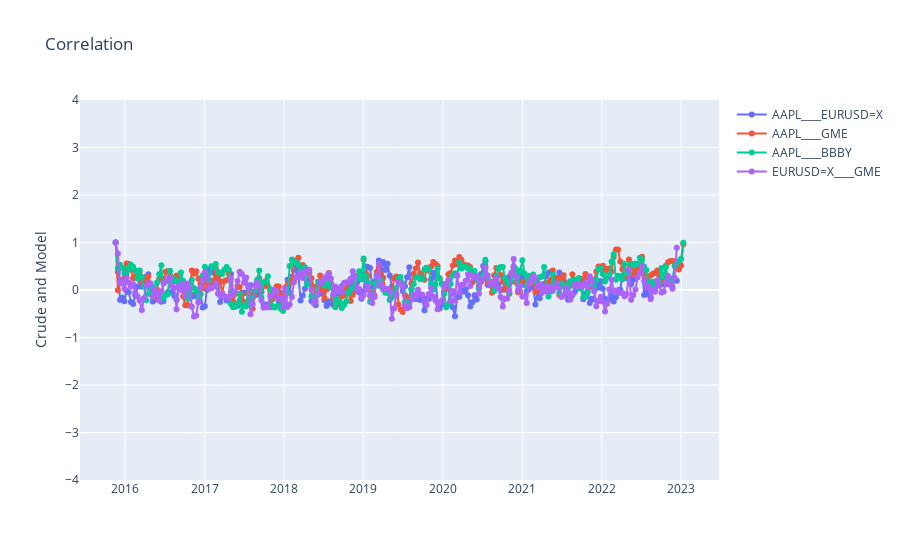
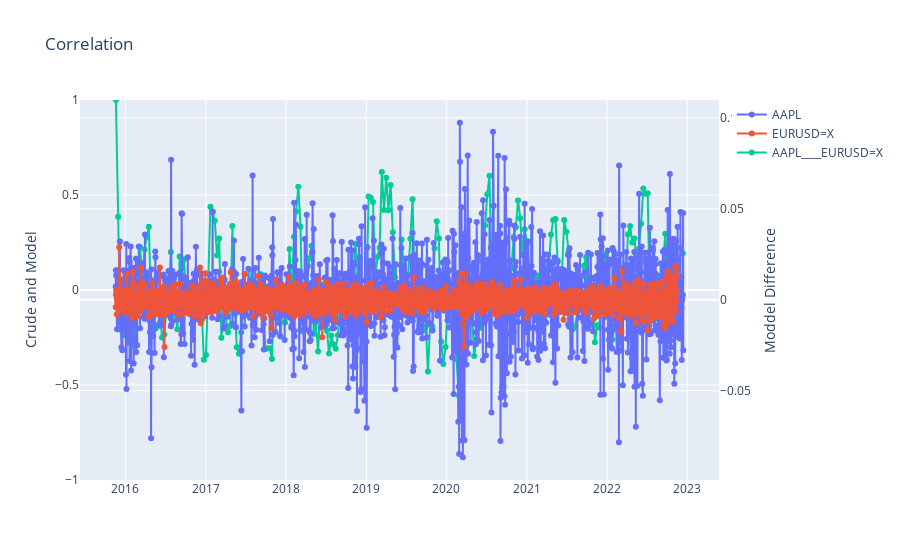

These figures' notebook cell, in order:
### Code cell
# correlation multi

import itertools

def get_scatters(df, interval, list_symbols, x_name, y_name, method):
    list_scatters = {}
    df = df[(df["symbol"].isin(list_symbols)) & (df["interval"] == interval)]
    print(df)
    if method == "change":
        for s in list_symbols:
            df_dummy = df[(df["symbol"] == s)]
            list_scatters[s] = go.Scatter(x=df_dummy[x_name], y=df_dummy[y_name],  mode='lines+markers', yaxis='y1')

    elif method == "correlation":
        for s in list_symbols:
            df_dummy = df[(df["symbol"] == "____".join(s))]
            if len(df_dummy) == 0:
                df_dummy = df[(df["symbol"] == "____".join(s[::-1]))]
            list_scatters[s] = go.Scatter(x=df_dummy[x_name], y=df_dummy[y_name],  mode='lines+markers', yaxis='y1')

    return list_scatters

def get_change_scatters(df_in, interval, list_symbols):
    list_scatters = {}
    for s in list_symbols:
        df = df_in[(df_in["symbol"] == s) & (df_in["interval"] == interval)]
        list_scatters[s] = go.Scatter(x=df["Datetime"], y=df["Open__change"], name = s, mode='lines+markers', yaxis='y2')
    return list_scatters

def get_correlation_scatters(df_in, interval, days_back, list_symbols):
    list_scatters = {}
    for s in list_symbols:
        n = "____".join(s)
        df = df_in[(df_in["symbol"] == n) & (df_in["interval"] == interval) & (df_in["days_back_planned"] == int(days_back))]
        if len(df) == 0:
            n = "____".join(s)
            df = df_in[(df_in["symbol"] == n) & (df_in["interval"] == interval) & (df_in["days_back_planned"] == int(days_back))]
        list_scatters[n] = go.Scatter(x=df["Datetime"], y=df["correlation"], name = n, mode='lines+markers', yaxis='y1')
    return list_scatters

def get_pair_combinations(stuff):
    l = []
    for L in range(len(stuff) + 1):
        for subset in itertools.combinations(stuff, L):
            if len(subset) == 2:
                l.append(subset)
    return l

# main
interval = "1d"
days_back = "30"
list_symbols = ["AAPL", "EURUSD=X", "GME", "BBBY"]

# correlation
symbol_pairs =  get_pair_combinations(list_symbols)
dict_correlation_scatters = get_correlation_scatters(df_correlation.copy(), interval, days_back, symbol_pairs)
list_correlation_scatters = list(dict_correlation_scatters.values())
layout_correlation = go.Layout(title='Correlation', yaxis=dict(title='Crude and Model'), yaxis2=dict(title='Moddel Difference', overlaying='y', side='right'))
fig_correlation = go.Figure(data=list_correlation_scatters, layout=layout_correlation)
fig_correlation.update_layout(grid_yside="right")
fig_correlation.update_layout(yaxis_range=[-4,4])
fig_correlation.show()

# change
dict_change_scatters = get_change_scatters(df_candle_change.copy(), interval, list_symbols)

# pairwise change + correlation
fig_change = {}
for k in dict_correlation_scatters:
    s = k.split("____")
    scatter_change_0 = dict_change_scatters[s[0]]
    scatter_change_1 = dict_change_scatters[s[1]]
    scatter_correlation = dict_correlation_scatters[k]
    layout_change = go.Layout(title='Correlation', yaxis=dict(title='Crude and Model'), yaxis2=dict(title='Moddel Difference', overlaying='y', side='right'))
    fig_change[k] = go.Figure(data=[scatter_change_0, scatter_change_1, scatter_correlation], layout=layout_change)
    fig_change[k].update_layout(yaxis_range=[-1,1])
    #fig_change[k].update_layout(yaxis2_range=[-1,1])
    fig_change[k].show()
    break

### Figure 1 — Plotly figure (JSON) as saved in the notebook; plotly's stock layout.template omitted (floating-point values rounded to 4 significant figures; data arrays with more than 128 entries replaced by an {"elided": "..."} marker saying what was removed)
{"data": [{"mode": "lines+markers", "name": "AAPL____EURUSD=X", "type": "scatter", "x": {"elided": "259 str values"}, "y": {"elided": "259 float values"}, "yaxis": "y"}, {"mode": "lines+markers", "name": "AAPL____GME", "type": "scatter", "x": {"elided": "262 str values"}, "y": {"elided": "262 float values"}, "yaxis": "y"}, {"mode": "lines+markers", "name": "AAPL____BBBY", "type": "scatter", "x": {"elided": "262 str values"}, "y": {"elided": "262 float values"}, "yaxis": "y"}, {"mode": "lines+markers", "name": "EURUSD=X____GME", "type": "scatter", "x": {"elided": "259 str values"}, "y": {"elided": "259 float values"}, "yaxis": "y"}, {"mode": "lines+markers", "name": "EURUSD=X____BBBY", "type": "scatter", "x": [], "y": [], "yaxis": "y"}, {"mode": "lines+markers", "name": "GME____BBBY", "type": "scatter", "x": [], "y": [], "yaxis": "y"}], "layout": {"grid": {"yside": "right"}, "title": {"text": "Correlation"}, "yaxis": {"range": [-4, 4], "title": {"text": "Crude and Model"}}, "yaxis2": {"overlaying": "y", "side": "right", "title": {"text": "Moddel Difference"}}}}

### Figure 2 — Plotly figure (JSON) as saved in the notebook; plotly's stock layout.template omitted (floating-point values rounded to 4 significant figures; data arrays with more than 128 entries replaced by an {"elided": "..."} marker saying what was removed)
{"data": [{"mode": "lines+markers", "name": "AAPL", "type": "scatter", "x": {"elided": "1846 str values"}, "y": {"elided": "1846 float values"}, "yaxis": "y2"}, {"mode": "lines+markers", "name": "EURUSD=X", "type": "scatter", "x": {"elided": "1826 str values"}, "y": {"elided": "1826 float values"}, "yaxis": "y2"}, {"mode": "lines+markers", "name": "AAPL____EURUSD=X", "type": "scatter", "x": {"elided": "259 str values"}, "y": {"elided": "259 float values"}, "yaxis": "y"}], "layout": {"title": {"text": "Correlation"}, "yaxis": {"range": [-1, 1], "title": {"text": "Crude and Model"}}, "yaxis2": {"overlaying": "y", "side": "right", "title": {"text": "Moddel Difference"}}}}
